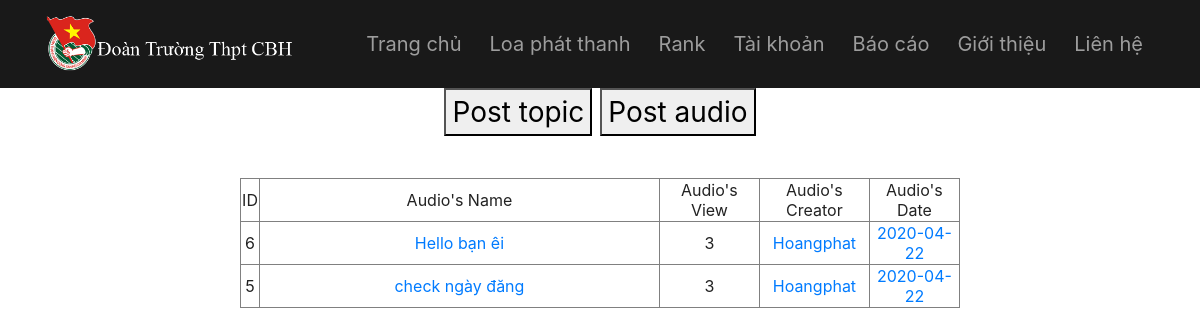
/mainbeta/main/loaphatthanh.php (signed in), run on the app's committed database.
### tables this page shows
CREATE TABLE IF NOT EXISTS `audios` (
  `audio_id` int(11) NOT NULL AUTO_INCREMENT,
  `audio_name` varchar(50) NOT NULL,
  `filename` varchar(64) NOT NULL,
  `audio_creator` varchar(50) NOT NULL,
  `view` int(11) NOT NULL,
  `date` date NOT NULL,
  PRIMARY KEY (`audio_id`)
);

### mainbeta/main/loaphatthanh.php (the view, shortened to what this page needs)
<?php
	if ($_SESSION['username']) {
?>
<html>
<head>
</head>
<body>
	<?php include("header.php"); ?>
	<center>
		<a href="post.php"><button>Post topic</button></a>
		<a href="audio.php"><button>Post audio</button></a><br/><br/>
	<?php echo '<table border ="1px;">';?>
			<tr> <td><span>ID</span> </td>
					<td width="400px;" style="text-align: center" >Audio's Name </td>
					<td width="100px;" style="text-align: center" > Audio's View </td>
					<td width="110px;" style="text-align: center" > Audio's Creator </td>
					<td width="90px;" style="text-align: center" > Audio's Date </td>
			</tr>
	</center>
</body>
</html>
<?php
	$conn = new mysqli($servername, $username, $password, $dbname);
	$sql = "SELECT * FROM audios";
	$result = $conn->query($sql);
	if(!@$_GET['date']){
	if ($result->num_rows > 0) {
		while($row = $result->fetch_assoc()) {
			echo "<center><tr>";
			echo "<td style='text-align:center;'>".$row['audio_id']."</td>";
			$name=$row['filename'];
			echo "<td style='text-align:center;'><a href='play.php?name=$name'>".$row['audio_name']."</a></td>";
			echo "<td style='text-align:center;'>".$row['view']."</td>";
			$query_u = "SELECT * FROM users WHERE username='".$row['audio_creator']."'";
			$results_u = mysqli_query($db, $query_u);
			while($row_u=mysqli_fetch_assoc($results_u)){
						$user_id=$row_u['id'];
			}
			echo "<td style='text-align:center;'><a href='profile.php?id=$user_id'>".$row['audio_creator']."</a></td>";
			$get_date=$row['date'];
			echo "<td style='text-align:center;'><a href='loaphatthanh.php?date=$get_date'>".$row['date']."</a></td>";
			echo "</tr></center>";
    }
}else {
		echo "Không bài viết";
	}
}
	}else {
		echo " bạn cần đăng nhập ";
		header('location: login.php');
	}
?>

### mainbeta/main/style.css (style rules this page uses)
html, body { width: 100%; height: 100%; font-size: 28px; color: #222; }

### data on the page
audios: audio_id "6", audio_name "Hello bạn êi", view "3", audio_creator "Hoangphat", date "2020-04-22"
audios: audio_id "5", audio_name "check ngày đăng", view "3", audio_creator "Hoangphat", date "2020-04-22"
